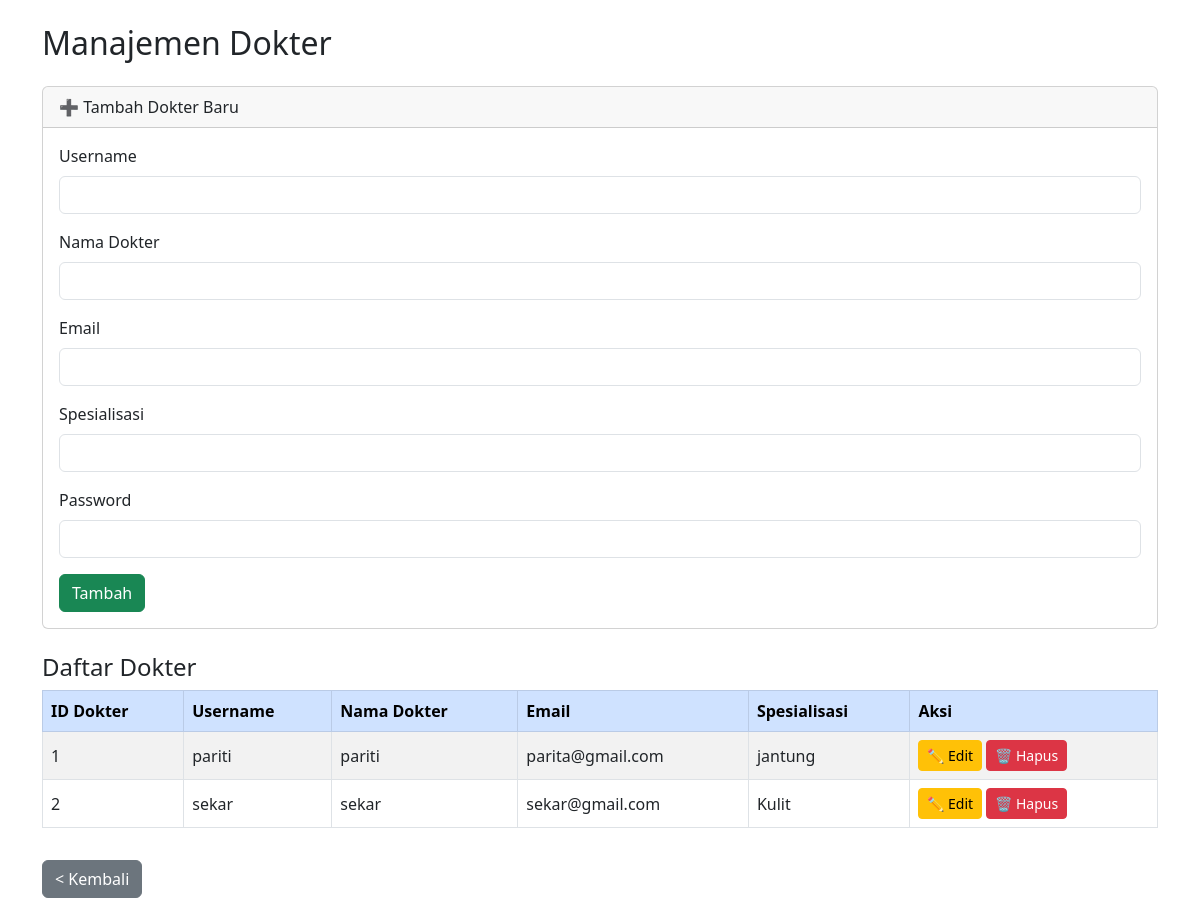
Page /admin/data_dokter.php on the committed database.
### tables this page shows
CREATE TABLE `doctb` (
  `dokter_id` int NOT NULL,
  `username` varchar(50) NOT NULL,
  `password` varchar(100) NOT NULL,
  `doctorname` varchar(100) DEFAULT NULL,
  `email` varchar(100) DEFAULT NULL,
  `spec` varchar(100) DEFAULT NULL
);

### admin/data_dokter.php (the view, shortened to what this page needs)
<?php
include '../config.php';
$edit_mode = false;
$edit_id = 0;
$username = $doctorname = $email = $spec = "";
$query = "SELECT dokter_id, username, doctorname, email, spec FROM doctb ORDER BY dokter_id ASC";
$result = mysqli_query($conn, $query);
?>
<!DOCTYPE html>
<html lang="id">
<head>
    <link href="https://cdn.jsdelivr.net/npm/bootstrap@5.3.0/dist/css/bootstrap.min.css" rel="stylesheet" />
</head>
<body>
<div class="container my-4">
    <h2 class="mb-4"> Manajemen Dokter</h2>
    <div class="card mb-4">
        <div class="card-header">
            <?= $edit_mode ? "✏️ Edit Dokter (ID: $edit_id)" : "➕ Tambah Dokter Baru" ?>
        </div>
        <div class="card-body">
            <form method="post" action="">
                <div class="mb-3">
                    <label for="username" class="form-label">Username</label>
                    <input required type="text" id="username" name="username" class="form-control" value="<?= htmlspecialchars($username) ?>">
                </div>
                <div class="mb-3">
                    <label for="doctorname" class="form-label">Nama Dokter</label>
                    <input required type="text" id="doctorname" name="doctorname" class="form-control" value="<?= htmlspecialchars($doctorname) ?>">
                </div>
                <div class="mb-3">
                    <label for="email" class="form-label">Email</label>
                    <input required type="email" id="email" name="email" class="form-control" value="<?= htmlspecialchars($email) ?>">
                </div>
                <div class="mb-3">
                    <label for="spec" class="form-label">Spesialisasi</label>
                    <input required type="text" id="spec" name="spec" class="form-control" value="<?= htmlspecialchars($spec) ?>">
                </div>
                <div class="mb-3">
                    <label for="password" class="form-label">
                        <?= $edit_mode ? "Password (kosongkan jika tidak diubah)" : "Password" ?>
                    </label>
                    <input <?= $edit_mode ? '' : 'required' ?> type="password" id="password" name="password" class="form-control" autocomplete="new-password" >
                </div>
                <button type="submit" class="btn btn-success"><?= $edit_mode ? "Update" : "Tambah" ?></button>
            </form>
        </div>
    </div>
    <h4>Daftar Dokter</h4>
    <?php if (mysqli_num_rows($result) > 0): ?>
    <table class="table table-bordered table-striped align-middle">
        <thead class="table-primary">
            <tr>
                <th>ID Dokter</th>
                <th>Username</th>
                <th>Nama Dokter</th>
                <th>Email</th>
                <th>Spesialisasi</th>
                <th>Aksi</th>
            </tr>
        </thead>
        <tbody>
        <?php while ($row = mysqli_fetch_assoc($result)): ?>
            <tr>
                <td><?= htmlspecialchars($row['dokter_id']) ?></td>
                <td><?= htmlspecialchars($row['username']) ?></td>
                <td><?= htmlspecialchars($row['doctorname']) ?></td>
                <td><?= htmlspecialchars($row['email']) ?></td>
                <td><?= htmlspecialchars($row['spec']) ?></td>
                <td>
                    <a href="data_dokter.php?edit_id=<?= $row['dokter_id'] ?>" class="btn btn-sm btn-warning">✏️ Edit</a>
                    <a href="data_dokter.php?delete_id=<?= $row['dokter_id'] ?>" class="btn btn-sm btn-danger" onclick="return confirm('Yakin ingin menghapus dokter ini?');">🗑️ Hapus</a>
                </td>
            </tr>
        <?php endwhile; ?>
        </tbody>
    </table>
    <?php else: ?>
        <p>Tidak ada data dokter.</p>
    <?php endif; ?>
    <a href="../admin_dashboard.php" class="btn btn-secondary mt-3"> < Kembali </a>
</div>
</body>
</html>

### rows in the picture
doctb: dokter_id "1", username "pariti", doctorname "pariti", email "parita@gmail.com", spec "jantung"
doctb: dokter_id "2", username "sekar", doctorname "sekar", email "sekar@gmail.com", spec "Kulit"
